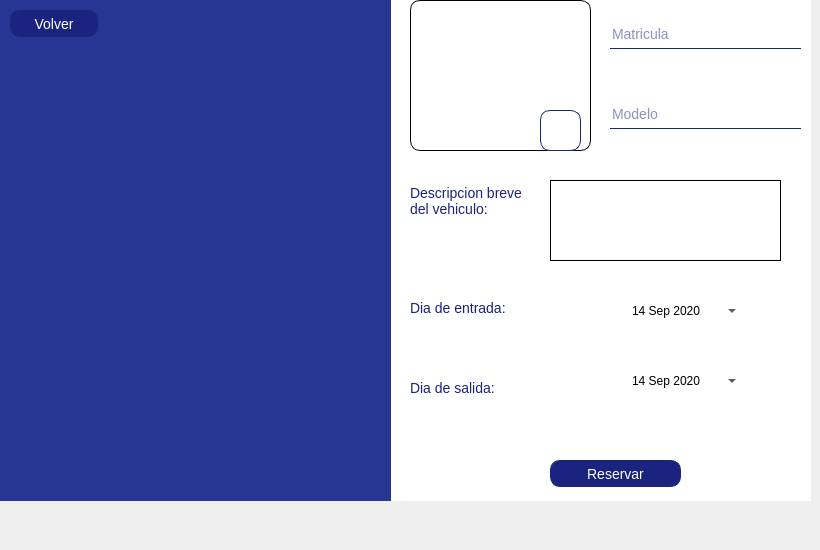
    <widget class="QWidget" name="ReservacionPremium">
     <widget class="QGroupBox" name="groupBox_7">
      <property name="geometry">
       <rect>
        <x>0</x>
        <y>-40</y>
        <width>811</width>
        <height>541</height>
       </rect>
      </property>
      <property name="styleSheet">
       <string notr="true">*{
background-color: transparent;
border: none;
}


QGroupBox{
background-color:white;
border: none;

}

QLineEdit{
color: #1a237e;
border-bottom: 1px solid #1a237e;
border-color: #1a237e;
font-size:14px;
}

QLabel{
color:#1a237e;
background-color: transparent;
font-size:14px

}

QPushButton{
color: white;
background-color: #1a237e;
font-size:14px;
border: 1px solid #1a237e;
border-radius: 10px; 
padding: 2px 4px;
}


</string>
      </property>
      <property name="title">
       <string/>
      </property>
      <property name="checkable">
       <bool>false</bool>
      </property>
      <widget class="QPushButton" name="reservarcajon_3">
       <property name="geometry">
        <rect>
         <x>550</x>
         <y>500</y>
         <width>131</width>
         <height>27</height>
        </rect>
       </property>
       <property name="styleSheet">
        <string notr="true"/>
       </property>
       <property name="text">
        <string>Reservar</string>
       </property>
      </widget>
      <widget class="QLineEdit" name="Modelo_2">
       <property name="geometry">
        <rect>
         <x>610</x>
         <y>140</y>
         <width>191</width>
         <height>29</height>
        </rect>
       </property>
       <property name="styleSheet">
        <string notr="true"/>
       </property>
       <property name="readOnly">
        <bool>false</bool>
       </property>
       <property name="placeholderText">
        <string>Modelo</string>
       </property>
       <property name="clearButtonEnabled">
        <bool>true</bool>
       </property>
      </widget>
      <widget class="QLineEdit" name="Matricula_2">
       <property name="geometry">
        <rect>
         <x>610</x>
         <y>60</y>
         <width>191</width>
         <height>29</height>
        </rect>
       </property>
       <property name="styleSheet">
        <string notr="true"/>
       </property>
       <property name="placeholderText">
        <string>Matricula</string>
       </property>
      </widget>
      <widget class="QLabel" name="fotouser_3">
       <property name="geometry">
        <rect>
         <x>410</x>
         <y>40</y>
         <width>181</width>
         <height>151</height>
        </rect>
       </property>
       <property name="styleSheet">
        <string notr="true">border: 1px solid black;
border-radius:10px;</string>
       </property>
       <property name="text">
        <string/>
       </property>
      </widget>
      <widget class="QPushButton" name="autofoto_3">
       <property name="geometry">
        <rect>
         <x>540</x>
         <y>150</y>
         <width>41</width>
         <height>41</height>
        </rect>
       </property>
       <property name="styleSheet">
        <string notr="true">QPushButton{
	border-image: url(:/Imagenes/camara.png);
    background-color: white;
    width: 36px;
    height: 36px;
}</string>
       </property>
       <property name="text">
        <string/>
       </property>
      </widget>
      <widget class="QPlainTextEdit" name="descripcion_2">
       <property name="geometry">
        <rect>
         <x>550</x>
         <y>220</y>
         <width>231</width>
         <height>81</height>
        </rect>
       </property>
       <property name="styleSheet">
        <string notr="true">border: 1px solid black;</string>
       </property>
       <property name="plainText">
        <string/>
       </property>
      </widget>
      <widget class="QLabel" name="label_Registro_5">
       <property name="geometry">
        <rect>
         <x>-10</x>
         <y>20</y>
         <width>401</width>
         <height>521</height>
        </rect>
       </property>
       <property name="styleSheet">
        <string notr="true">background-color: rgb(40, 53, 147);</string>
       </property>
       <property name="text">
        <string/>
       </property>
      </widget>
      <widget class="QLabel" name="label_15">
       <property name="geometry">
        <rect>
         <x>410</x>
         <y>340</y>
         <width>151</width>
         <height>16</height>
        </rect>
       </property>
       <property name="text">
        <string>Dia de entrada:</string>
       </property>
      </widget>
      <widget class="QLabel" name="label_16">
       <property name="geometry">
        <rect>
         <x>410</x>
         <y>420</y>
         <width>151</width>
         <height>16</height>
        </rect>
       </property>
       <property name="text">
        <string>Dia de salida:</string>
       </property>
      </widget>
      <widget class="QLabel" name="label_22">
       <property name="geometry">
        <rect>
         <x>410</x>
         <y>220</y>
         <width>151</width>
         <height>41</height>
        </rect>
       </property>
       <property name="text">
        <string>Descripcion breve 
del vehiculo: </string>
       </property>
      </widget>
      <widget class="QDateEdit" name="dia_inicio">
       <property name="geometry">
        <rect>
         <x>630</x>
         <y>340</y>
         <width>110</width>
         <height>22</height>
        </rect>
       </property>
       <property name="minimumDate">
        <date>
         <year>2020</year>
         <month>9</month>
         <day>14</day>
        </date>
       </property>
       <property name="calendarPopup">
        <bool>true</bool>
       </property>
      </widget>
      <widget class="QDateEdit" name="dia_fin">
       <property name="geometry">
        <rect>
         <x>630</x>
         <y>410</y>
         <width>110</width>
         <height>22</height>
        </rect>
       </property>
       <property name="minimumDate">
        <date>
         <year>2020</year>
         <month>9</month>
         <day>14</day>
        </date>
       </property>
       <property name="calendarPopup">
        <bool>true</bool>
       </property>
      </widget>
      <widget class="QPushButton" name="regresar_6">
       <property name="geometry">
        <rect>
         <x>10</x>
         <y>50</y>
         <width>88</width>
         <height>27</height>
        </rect>
       </property>
       <property name="styleSheet">
        <string notr="true"/>
       </property>
       <property name="text">
        <string>Volver</string>
       </property>
      </widget>
      <widget class="QGroupBox" name="groupBox_23">
       <property name="geometry">
        <rect>
         <x>40</x>
         <y>150</y>
         <width>291</width>
         <height>271</height>
        </rect>
       </property>
       <property name="styleSheet">
        <string notr="true">border-image: url(:/Imagenes/premium.png);
background-color:transparent;</string>
       </property>
       <property name="title">
        <string/>
       </property>
      </widget>
     </widget>
    </widget>
